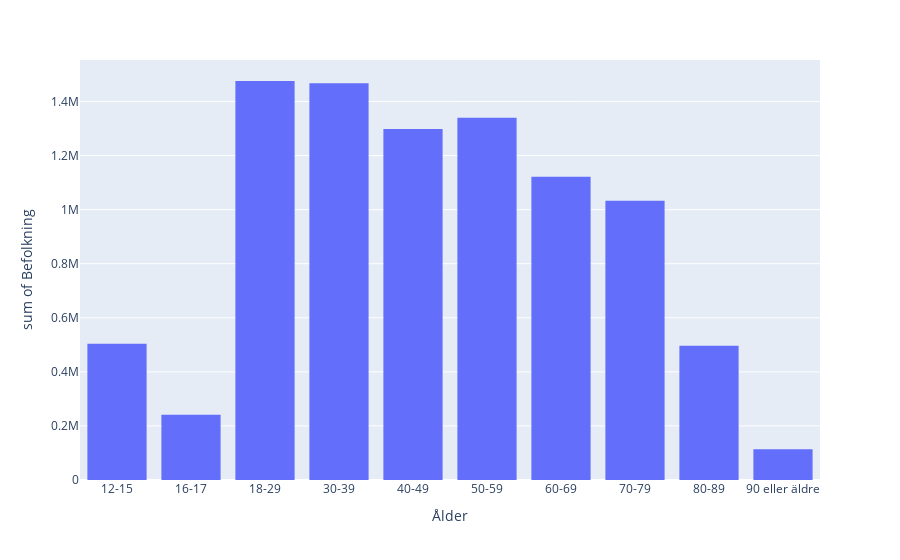

Here is the notebook cell this chart was saved with:
### Code cell
px.histogram(vaccin, x = "Ålder", y="Befolkning")
# 2e)

### Figure 1 — Plotly figure (JSON) as saved in the notebook; plotly's stock layout.template omitted (floating-point values rounded to 4 significant figures; data arrays with more than 128 entries replaced by an {"elided": "..."} marker saying what was removed)
{"data": [{"alignmentgroup": "True", "bingroup": "x", "histfunc": "sum", "hovertemplate": "Ålder=%{x}<br>sum of Befolkning=%{y}<extra></extra>", "legendgroup": "", "marker": {"color": "#636efa", "pattern": {"shape": ""}}, "name": "", "offsetgroup": "", "orientation": "v", "showlegend": false, "type": "histogram", "x": {"elided": "2900 str values"}, "xaxis": "x", "y": {"elided": "2900 int values"}, "yaxis": "y"}], "layout": {"barmode": "relative", "legend": {"tracegroupgap": 0}, "margin": {"t": 60}, "xaxis": {"anchor": "y", "domain": [0, 1], "title": {"text": "Ålder"}}, "yaxis": {"anchor": "x", "domain": [0, 1], "title": {"text": "sum of Befolkning"}}}}
